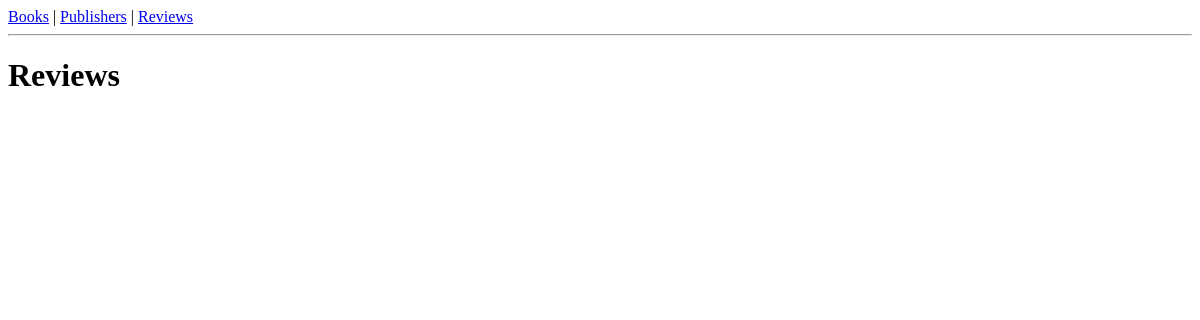
The page /reviews/ on the database as committed earlier.
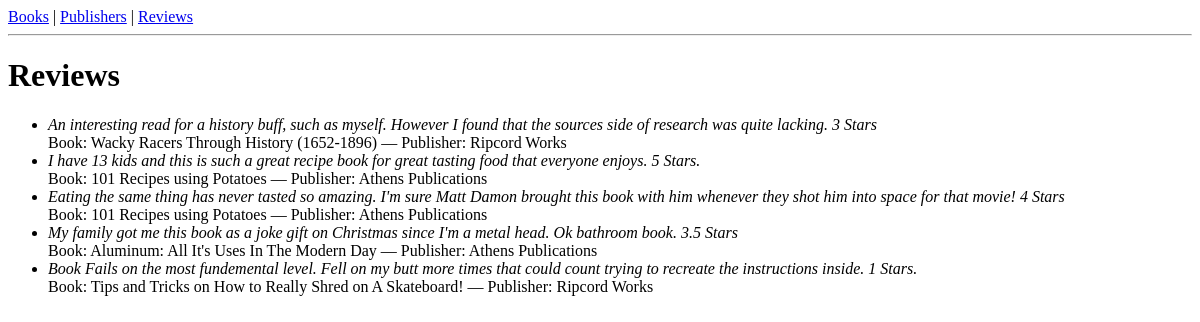
The same page on the database as committed later.
### catalog/models.py (models this page shows, shortened)
class Review(models.Model):
    body=models.TextField()
    book=models.ForeignKey(Book, on_delete=models.CASCADE)

class Book(models.Model):
    title=models.CharField(max_length=200)
    pages=models.PositiveIntegerField()
    publisher=models.ForeignKey(Publisher, on_delete=models.CASCADE)

class Publisher(models.Model):
    name=models.CharField(max_length=200)

### catalog/views.py (the view)
# urls.py: path("reviews/", ReviewListView.as_view(), name="review_list"),
class ReviewListView(ListView):
    model=Review
    template_name="review_list.html"
    context_object_name="reviews"

### templates/review_list.html
{% extends "base.html" %}
{% block content %}
    <h1>Reviews</h1>
    <ul>
        {% for review in reviews %}
            <li>
                <em>{{ review.body }}</em><br>
                Book: {{ review.book.title }} —
                Publisher: {{ review.book.publisher.name }}
            </li>
        {% endfor %}
    </ul>
{% endblock %}

Rows that differ between the two databases and show on the page:
added Review: body "An interesting read for a history buff, such as myself. However I found that the sources side of research was quite lacking. 3 Stars", book "Wacky Racers Through History (1652-1896)", book.publisher.name "Ripcord Works"
added Review: body "I have 13 kids and this is such a great recipe book for great tasting food that everyone enjoys. 5 Stars.", book "101 Recipes using Potatoes", book.publisher.name "Athens Publications"
added Review: body "Eating the same thing has never tasted so amazing. I'm sure Matt Damon brought this book with him whenever they shot him into space for that movie! 4 Stars", book "101 Recipes using Potatoes", book.publisher.name "Athens Publications"
added Review: body "My family got me this book as a joke gift on Christmas since I'm a metal head. Ok bathroom book. 3.5 Stars", book "Aluminum: All It's Uses In The Modern Day", book.publisher.name "Athens Publications"
added Review: body "Book Fails on the most fundemental level. Fell on my butt more times that could count trying to recreate the instructions inside. 1 Stars.", book "Tips and Tricks on How to Really Shred on A Skateboard!", book.publisher.name "Ripcord Works"
